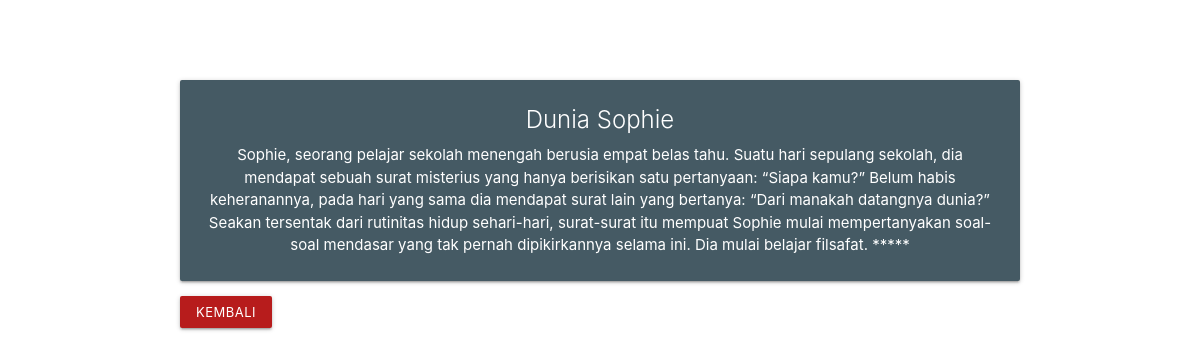
The page /latihan7c/php/deskripsi.php?id=1 (signed in) on the database its author committed.
### tables this page shows
CREATE TABLE `buku` (
  `id` int(11) NOT NULL,
  `cover` varchar(64) NOT NULL,
  `judul` varchar(64) NOT NULL,
  `pengarang` varchar(64) NOT NULL,
  `penerbit` varchar(64) NOT NULL,
  `tahun_terbit` char(4) NOT NULL,
  `harga` varchar(64) NOT NULL,
  `sinopsis` varchar(10000) DEFAULT NULL
);

### latihan7c/php/functions.php (called while the page is built, shortened)
<?php
	function Koneksi(){
		$conn = mysqli_connect("localhost","root","")or die("Koneksi ke Database Gagal!");
		mysqli_select_db($conn, "tubes_193040053")or die("Database Salah!");
		return $conn;
	}
	function query($sql){
		$conn = koneksi();
		$result = mysqli_query($conn, $sql);
		$rows = [];
		while ($row = mysqli_fetch_assoc($result)) {
			$rows[] = $row;
		}
		return $rows;
	}
?>

### latihan7c/php/deskripsi.php (the view, shortened to what this page needs)
<?php
	require 'functions.php';
	$id = $_GET['id'];
	$buku = query("SELECT * FROM buku WHERE id = $id")[0];
 ?>
 <!DOCTYPE html>
<html lang="en">
<head>
    <link type="text/css" rel="stylesheet" href=" ../css/materialize.min.css"  media="screen,projection"/>
</head>
<body>
    <div class="container">
            <div class="col m6 s8" style="margin-top: 80px">
                <div class="card blue-grey darken-2 center">
                <div class="card-content white-text">
                    <span class="card-title"><?= $buku["judul"];?></span>
                    <p><?= $buku["sinopsis"];?></p>
                </div>
                </div>
            </div>
            <div class="kembali">
                <a href="admin.php" class="waves-effect waves-light red darken-4 btn-small"> Kembali</a>
            </div>
    </div>
</body>
</html>

### latihan7c/php/deskripsi.php (style rules this page uses)
body { background-image: url(../assets/img-background/background_ubah.jpg); background-size: cover; }

### rows shown on the page
buku: judul "Dunia Sophie", sinopsis "Sophie, seorang pelajar sekolah menengah berusia empat belas tahu. Suatu hari sepulang sekolah, dia mendapat sebuah surat misterius yang hanya berisikan satu pertanyaan: “Siapa kamu?” Belum habis keheranannya, pada hari yang sama dia mendapat surat lain yang bertanya: “Dari manakah datangnya dunia?” Seakan tersentak dari rutinitas hidup sehari-hari, surat-surat itu mempuat Sophie mulai mempertanyakan soal-soal mendasar yang tak pernah dipikirkannya selama ini. Dia mulai belajar filsafat. *****"
